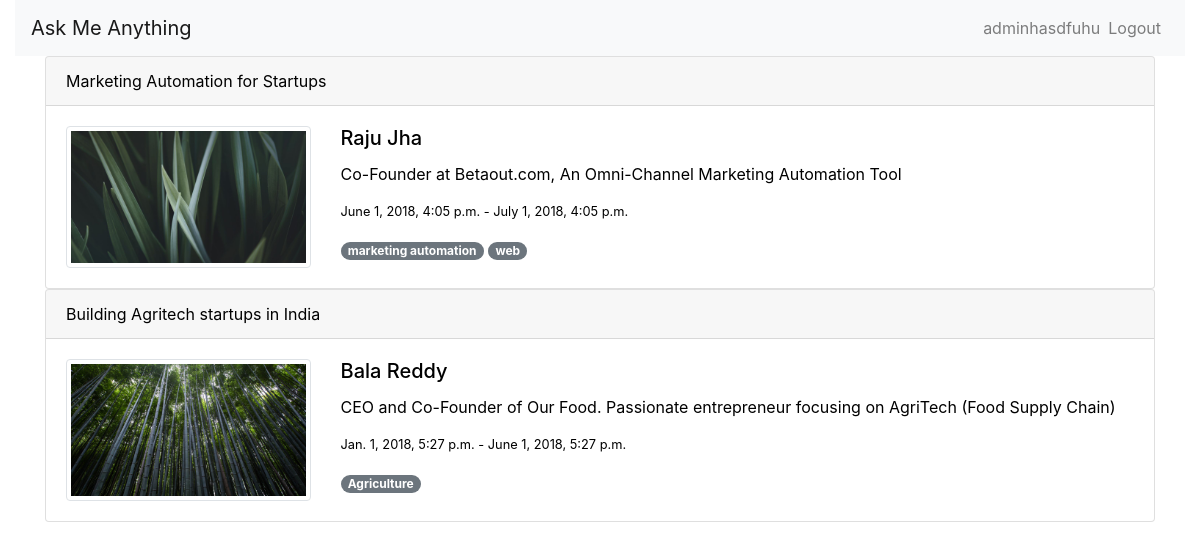
Screenshot of / (signed in) with the database file from the repository.
### core/models.py (models this page shows, shortened)
class Speaker(models.Model):
	name = models.CharField(max_length=100)
	photo = models.ImageField()
	brief = models.CharField(max_length=1000)
	description = models.TextField()
	tagline = models.CharField(max_length=1000)
	tags = models.ManyToManyField(Tag, related_name="speakers")
	available_from = models.DateTimeField()
	available_to = models.DateTimeField()
	created_at = models.DateTimeField(auto_now_add=True)

class Tag(models.Model):
	word = models.CharField(max_length=35)
	slug = models.CharField(max_length=250)
	created_at = models.DateTimeField(auto_now_add=True)
	def __unicode__(self):
		return self.word

### core/views.py (the view)
# urls.py: url(r'^$', views.homeview, name="home"),
@login_required(login_url='/signin/')
def homeview(request):
	context = {
		'speakers' : Speaker.objects.all(),
		'tags': Tag.objects.all(),
	}
	return render(request, 'core/home.html', context)

### core/templates/core/home.html (shortened to what this page needs)
{% extends 'core/base.html' %}
{% block content %}
<div class="row">
	<div class="container">
		{% for speaker in speakers %}
		<a href="{% url 'detail' speaker.id %}">
		<div class="card">
		  <div class="card-header">
		    {{speaker.tagline}}
		  </div>
		  <div class="card-body">
		  	<div class="row">
		  		<div class="col-md-3">
			  		<img class="img img-thumbnail" src="{{speaker.photo.url}}">
		  		</div>
		  		<div class="col-md-9">
		  			<h5 class="card-title">{{speaker.name}}</h5>
				    <p class="card-text">{{speaker.brief}}</p>
				    <p class="card-text small">{{speaker.available_from }} - {{speaker.available_to}}</p>
				    {% for tag in speaker.tags.all %}
					    <span class="badge badge-pill badge-secondary">{{tag}}</span>
				    {% endfor %}
		  		</div>
		  	</div>
		  </div>
		</div>
		</a>
		{% endfor %}
	</div>
</div>
{% endblock %}

### core/templates/core/base.html (shortened to what this page needs)
<!doctype html>
<html lang="en">
  <head>
    <link rel="stylesheet" href="https://stackpath.bootstrapcdn.com/bootstrap/4.1.1/css/bootstrap.min.css">
  </head>
  <body>
  	<div id="app" class="container-fluid">
    <nav class="navbar navbar-expand-lg navbar-light bg-light">
        <a class="navbar-brand" href="{% url 'home' %}">Ask Me Anything</a>
        <div id="navbarNavDropdown" class="navbar-collapse collapse">
            <ul class="navbar-nav">
                {% if request.user.is_authenticated %}
                 <span class="navbar-text">
				    {{request.user.username}}
				 </span>
            	<li class="nav-item">
                    <a class="nav-link" href="{% url 'signout' %}">Logout</a>
                </li>
                {% endif %}
            </ul>
        </div>
    </nav>
</div>
   {% block content %}
   {% endblock %}
  </body>
</html>

### core/templates/core/home.html (style rules this page uses)
a { color:black; }

### rows the page displays
Speaker: tagline "Marketing Automation for Startups", photo (picture), name "Raju Jha", brief "Co-Founder at Betaout.com, An Omni-Channel Marketing Automation Tool", available_from "June 1, 2018, 4:05 p.m.", available_to "July 1, 2018, 4:05 p.m."
Tag: word "marketing automation"
Tag: word "web"
Speaker: tagline "Building Agritech startups in India", photo (picture), name "Bala Reddy", brief "CEO and Co-Founder of Our Food. Passionate entrepreneur focusing on AgriTech (Food Supply Chain)", available_from "Jan. 1, 2018, 5:27 p.m.", available_to "June 1, 2018, 5:27 p.m."
Tag: word "Agriculture"

### other values shown
{{ request.user.username }} "adminhasdfuhu"
